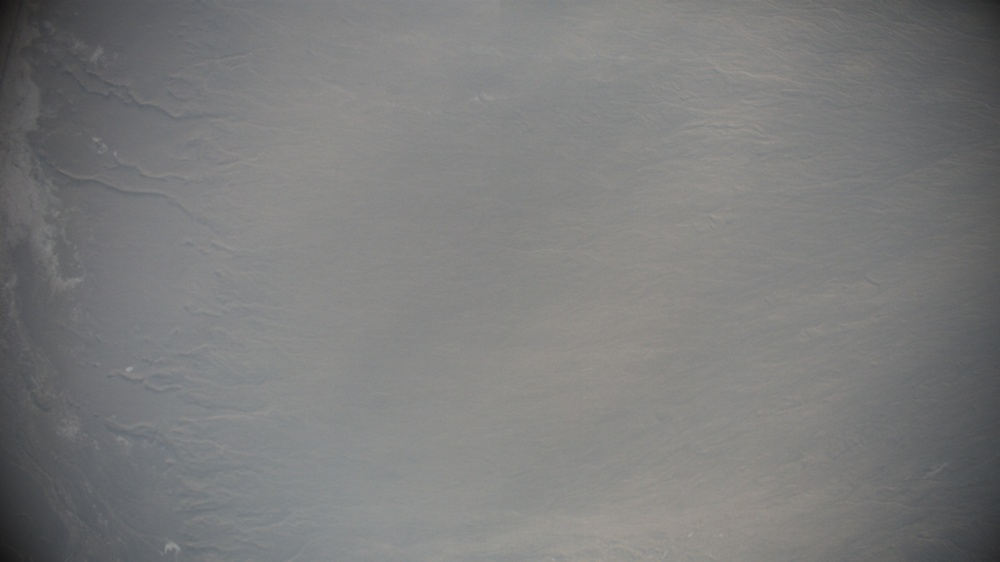
#> input picture Images/33_A.jpg, 1000 x 562 px, shrunk from 1920 x 1080 before the run
$ python img_dehaze.py Images/33_A.jpg   (older library calls are emulated)
#> lines starting #> are read from the running program, lines starting #| are printed output that depends on the picture
import cv2
import math
import numpy as np


def DarkChannel(im, sz):
    b, g, r = cv2.split(im)
    dc = cv2.min(cv2.min(r, g), b)
    kernel = cv2.getStructuringElement(cv2.MORPH_RECT, (sz, sz))
    dark = cv2.erode(dc, kernel)
    return dark


def AtmLight(im, dark):
    [h, w] = im.shape[:2]
    imsz = h * w
    numpx = int(max(math.floor(imsz / 1000), 1))
    darkvec = dark.reshape(imsz)
    imvec = im.reshape(imsz, 3)

    indices = darkvec.argsort()
    indices = indices[imsz - numpx : :]

    atmsum = np.zeros([1, 3])
    for ind in range(1, numpx):
        atmsum = atmsum + imvec[indices[ind]]

    A = atmsum / numpx
    return A


def TransmissionEstimate(im, A, sz):
    omega = 0.95
    im3 = np.empty(im.shape, im.dtype)

    for ind in range(0, 3):
        im3[:, :, ind] = im[:, :, ind] / A[0, ind]

    transmission = 1 - omega * DarkChannel(im3, sz)
    return transmission


def Guidedfilter(im, p, r, eps):
    mean_I = cv2.boxFilter(im, cv2.CV_64F, (r, r))
    mean_p = cv2.boxFilter(p, cv2.CV_64F, (r, r))
    mean_Ip = cv2.boxFilter(im * p, cv2.CV_64F, (r, r))
    cov_Ip = mean_Ip - mean_I * mean_p

    mean_II = cv2.boxFilter(im * im, cv2.CV_64F, (r, r))
    var_I = mean_II - mean_I * mean_I

    a = cov_Ip / (var_I + eps)
    b = mean_p - a * mean_I

    mean_a = cv2.boxFilter(a, cv2.CV_64F, (r, r))
    mean_b = cv2.boxFilter(b, cv2.CV_64F, (r, r))

    q = mean_a * im + mean_b
    return q


def TransmissionRefine(im, et):
    gray = cv2.cvtColor(im, cv2.COLOR_BGR2GRAY)
    gray = np.float64(gray) / 255
    r = 60
    eps = 0.0001
    t = Guidedfilter(gray, et, r, eps)

    return t


def Recover(im, t, A, tx=0.1):
    res = np.empty(im.shape, im.dtype)
    t = cv2.max(t, tx)

    for ind in range(0, 3):
        res[:, :, ind] = (im[:, :, ind] - A[0, ind]) / t + A[0, ind]

    return res


# [11 lines left out: function dehaze, not called in this run]


if __name__ == "__main__":
    import sys

    try:
        fn = sys.argv[1]
    except:
        fn = "./image/15.png"

    src = cv2.imread(fn)
#> src is the input picture: shape (562, 1000, 3); mean B, G, R 123.7, 124, 123.7

    I = src.astype("float64") / 255

    dark = DarkChannel(I, 15)
    A = AtmLight(I, dark)
#> in AtmLight, `indices = indices[imsz - numpx : :]`: indices = 562 values, max 561435 at index 372, min 513378 at index 25, mean 529546.5
#> the loop in AtmLight, `for ind in range(1, numpx):` made 561 passes
#> atmsum on passes 1 to 3: [[0.576, 0.596, 0.6]], [[1.15, 1.17, 1.16]], [[1.72, 1.75, 1.73]]
#> after the loop in AtmLight, `for ind in range(1, numpx):`: atmsum = [[320.3, 330.7, 335.6]]
#> in AtmLight, `A = atmsum / numpx`: A = [[0.57, 0.588, 0.597]]
#> A = [[0.57, 0.588, 0.597]]
    te = TransmissionEstimate(I, A, 15)
#> after the loop in TransmissionEstimate, `for ind in range(0, 3):`:
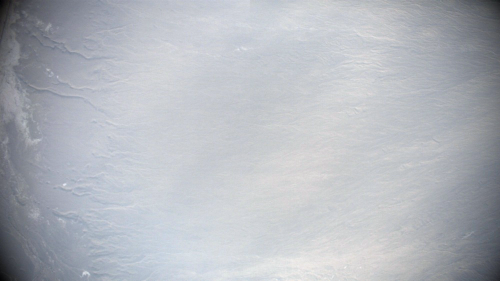
#> im3: shape (562, 1000, 3) float64 (shown at 1/2 size); mean B, G, R 0.851, 0.826, 0.812; drawn with min black and max white
    t = TransmissionRefine(src, te)
#> in Guidedfilter, `cov_Ip = mean_Ip - mean_I * mean_p`:
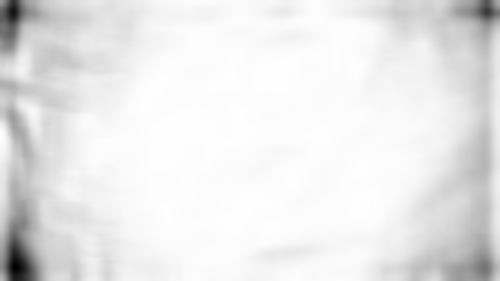
#> cov_Ip: shape (562, 1000) float64 (shown at 1/2 size); min -0.00445, max 2.94e-06, mean -0.000383; drawn with min black and max white
#> in Guidedfilter, `mean_II = cv2.boxFilter(im * im, cv2.CV_64F, (r, r))`:
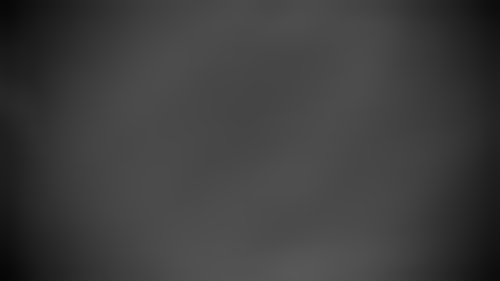
#> mean_II: shape (562, 1000) float64 (shown at 1/2 size); min 0.0257, max 0.346, mean 0.243
#> in Guidedfilter, `var_I = mean_II - mean_I * mean_I`:
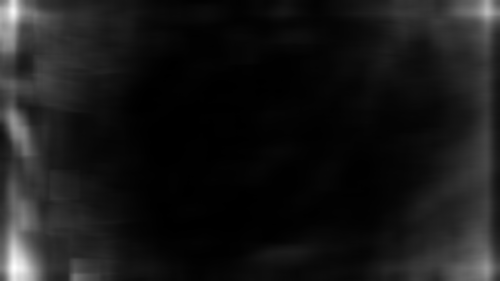
#> var_I: shape (562, 1000) float64 (shown at 1/2 size); min 2.33e-05, max 0.00299, mean 0.000308; drawn with min black and max white
#> in Guidedfilter, `mean_a = cv2.boxFilter(a, cv2.CV_64F, (r, r))`:
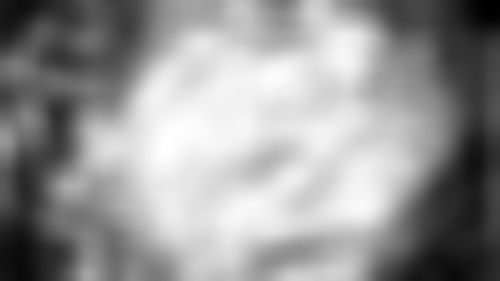
#> mean_a: shape (562, 1000) float64 (shown at 1/2 size); min -1.49, max -0.0512, mean -0.642; drawn with min black and max white
#> in Guidedfilter, `mean_b = cv2.boxFilter(b, cv2.CV_64F, (r, r))`:
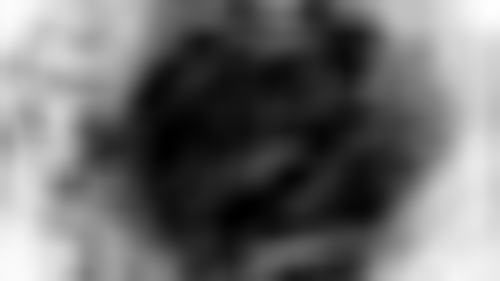
#> mean_b: shape (562, 1000) float64 (shown at 1/2 size); min 0.19, max 1.03, mean 0.548; drawn with min black and max white
    J = Recover(I, t, A, 0.1)
#> after the loop in Recover, `for ind in range(0, 3):`:
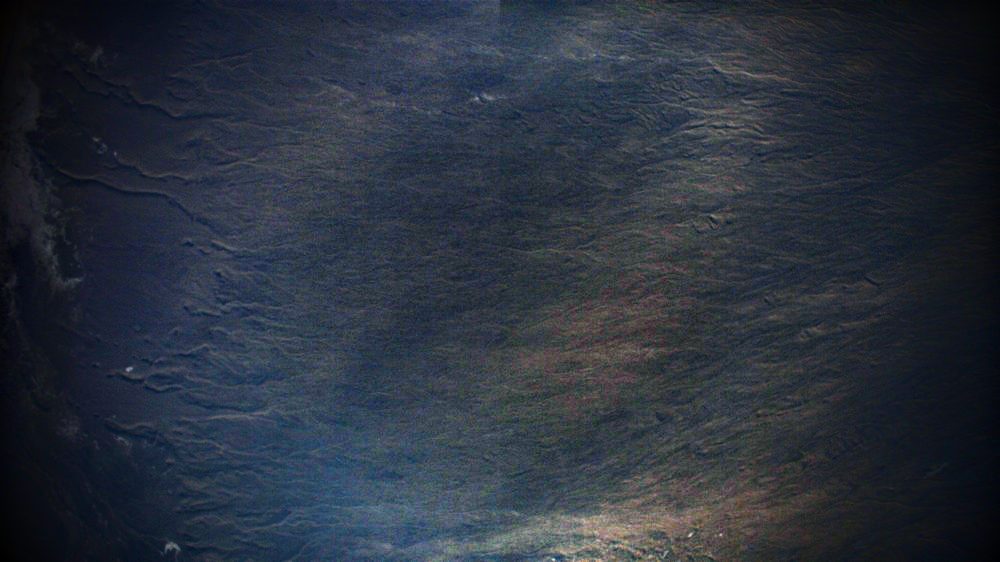
#> res: shape (562, 1000, 3) float64; mean B, G, R 0.295, 0.245, 0.212; drawn with min black and max white

    cv2.imshow("dark", dark)
    cv2.imshow("t", t)
    cv2.imshow("I", src)
    cv2.imshow("J", J)
    cv2.imwrite("./image/J.png", J * 255)
    cv2.waitKey()

$ run again, on Images/95_A.jpg
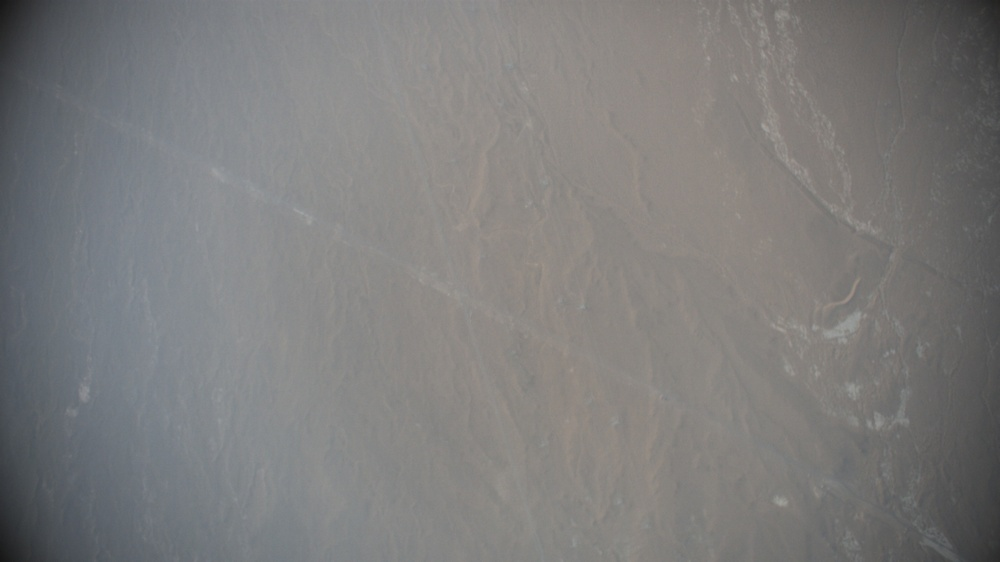
#> input picture Images/95_A.jpg, 1000 x 562 px, shrunk from 1920 x 1080 before the run
#> src is the input picture: shape (562, 1000, 3); mean B, G, R 123.9, 124.5, 125.2
#> indices = 562 values, max 140328 at index 306, min 56386 at index 7, mean 101007
#> the loop in AtmLight, `for ind in range(1, numpx):` made 561 passes
#> atmsum on passes 1 to 3: [[0.573, 0.573, 0.573]], [[1.14, 1.14, 1.14]], [[1.71, 1.71, 1.71]]
#> after the loop in AtmLight, `for ind in range(1, numpx):`: atmsum = [[318, 317.6, 318.1]]
#> in AtmLight, `A = atmsum / numpx`: A = [[0.566, 0.565, 0.566]]
#> after the loop in Recover, `for ind in range(0, 3):`:
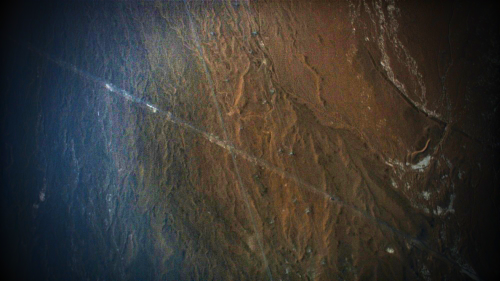
#> res: shape (562, 1000, 3) float64 (shown at 1/2 size); mean B, G, R 0.283, 0.308, 0.326; drawn with min black and max white
#> `cv2.imshow("J", J)`:
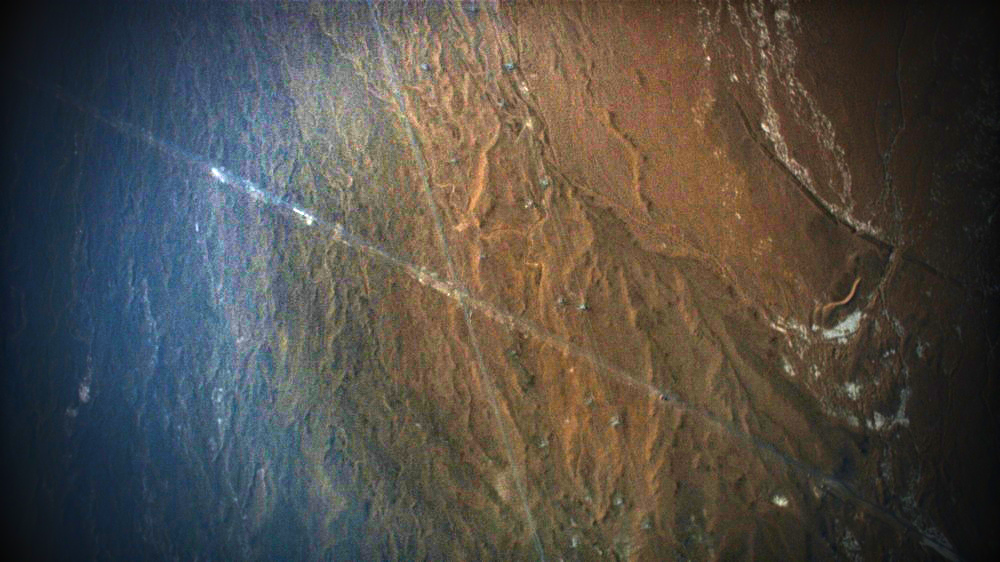
#> window 'J': shape (562, 1000, 3); mean B, G, R 71.7, 78, 82.6

$ run again, on Images/33_B.jpg
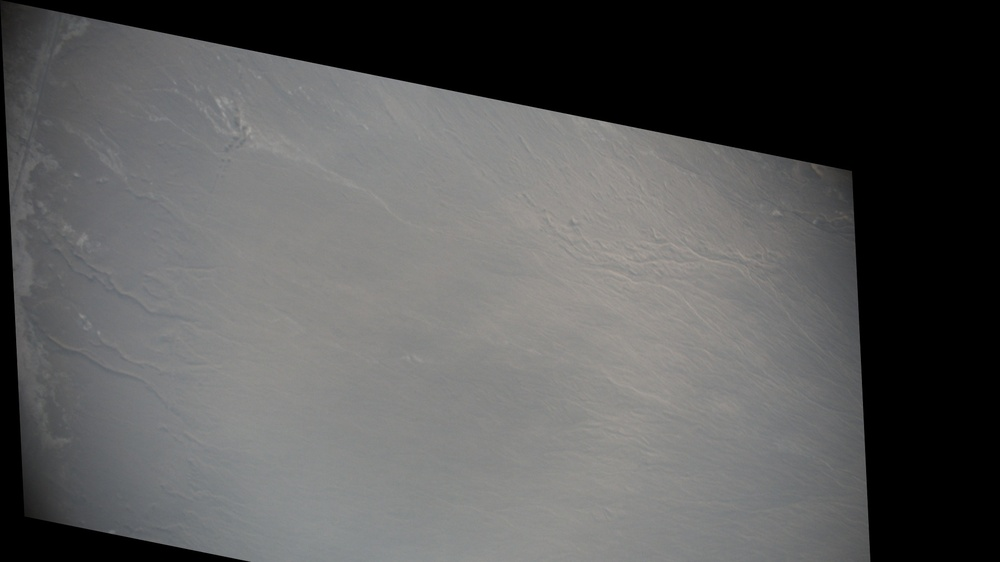
#> input picture Images/33_B.jpg, 1000 x 562 px, shrunk from 1920 x 1080 before the run
#> src is the input picture: shape (562, 1000, 3); mean B, G, R 88.3, 88.6, 88.5
#> indices = 562 values, max 561525 at index 429, min 215523 at index 329, mean 442354.2
#> the loop in AtmLight, `for ind in range(1, numpx):` made 561 passes
#> atmsum on passes 1 to 3: [[0.569, 0.588, 0.6]], [[1.15, 1.18, 1.21]], [[1.71, 1.75, 1.77]]
#> after the loop in AtmLight, `for ind in range(1, numpx):`: atmsum = [[315.4, 321.7, 325.2]]
#> in AtmLight, `A = atmsum / numpx`: A = [[0.561, 0.572, 0.579]]
#> after the loop in TransmissionEstimate, `for ind in range(0, 3):`:
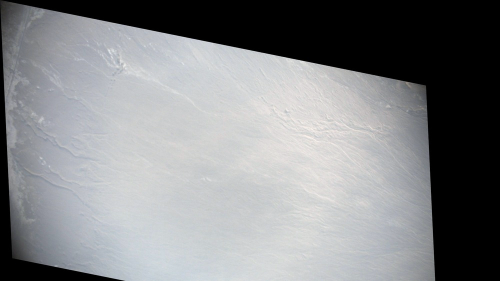
#> im3: shape (562, 1000, 3) float64 (shown at 1/2 size); mean B, G, R 0.617, 0.607, 0.6; drawn with min black and max white
#> `cv2.imshow("J", J)`:
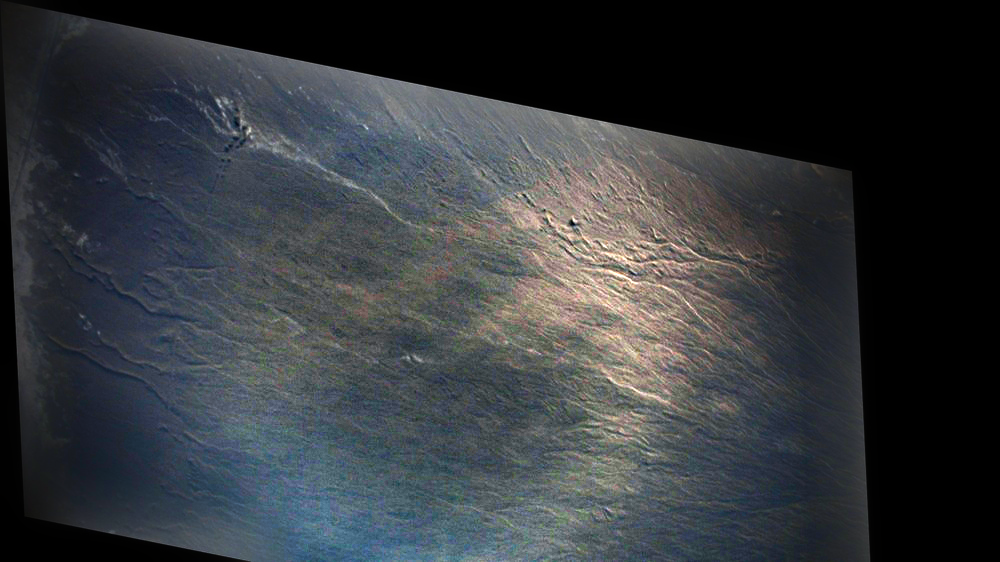
#> window 'J': shape (562, 1000, 3); mean B, G, R 60.3, 56.5, 52.6
